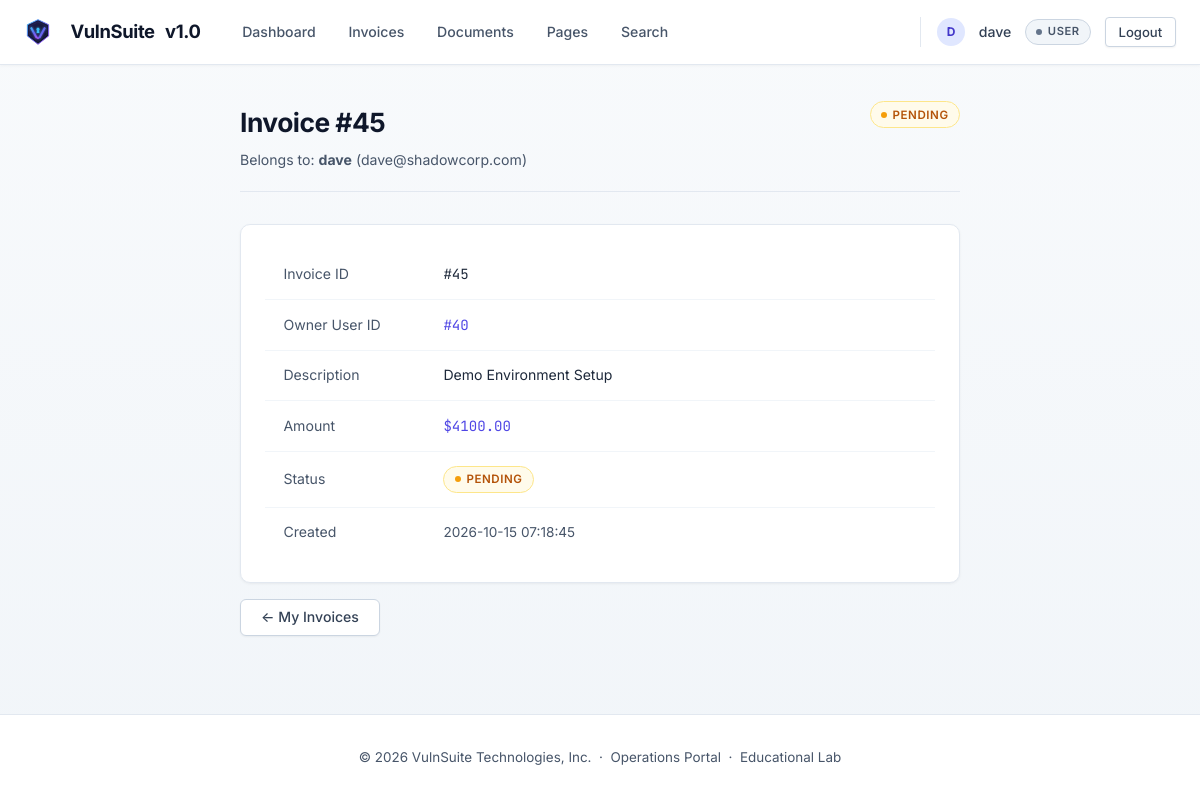
/invoice/45 (signed in), run on the app's committed database.
### tables this page shows
CREATE TABLE users (
        id          INTEGER PRIMARY KEY AUTOINCREMENT,
        username    TEXT UNIQUE NOT NULL,
        email       TEXT UNIQUE NOT NULL,
        password    TEXT NOT NULL,
        role        TEXT NOT NULL DEFAULT 'user',
        bio         TEXT DEFAULT '',
        website     TEXT DEFAULT '',
        created_at  TEXT DEFAULT (datetime('now'))
    );

CREATE TABLE invoices (
        id          INTEGER PRIMARY KEY AUTOINCREMENT,
        user_id     INTEGER NOT NULL,
        amount      REAL NOT NULL,
        description TEXT NOT NULL,
        status      TEXT DEFAULT 'pending',
        discount_redeemed INTEGER DEFAULT 0,
        created_at  TEXT DEFAULT (datetime('now')),
        FOREIGN KEY (user_id) REFERENCES users(id)
    );

### routes/invoice_routes.py (the view)
@invoice_bp.route("/invoice/<int:invoice_id>")
@login_required
def view_invoice(invoice_id):
    user    = current_user()
    db      = get_db()
    invoice = db.execute("SELECT * FROM invoices WHERE id=?", (invoice_id,)).fetchone()
    if not invoice:
        abort(404)
    if not current_app.config["VULN_IDOR"]:
        if invoice["user_id"] != user["id"] and user["role"] not in ("support-admin", "super-admin"):
            abort(403)
    else:
        if invoice["user_id"] != user["id"] and user["role"] not in ("support-admin", "super-admin"):
            import hashlib as _hl
            _expected = _hl.md5(str(invoice_id).encode()).hexdigest()[:8]
            if request.args.get("token", "") != _expected:
                abort(403)
    import hashlib as _hl
    token = _hl.md5(str(invoice_id).encode()).hexdigest()[:8]
    owner = db.execute("SELECT username, email FROM users WHERE id=?",
                       (invoice["user_id"],)).fetchone()
    return render_template("invoice/view_invoice.html",
                           invoice=invoice, owner=owner, token=token)

### auth.py (called while the page is built)
def current_user():
    return {
        "id":       session.get("user_id"),
        "username": session.get("username"),
        "role":     session.get("role"),
    } if "user_id" in session else None

def login_required(f):
    @wraps(f)
    def decorated(*args, **kwargs):
        if not current_user():
            return redirect(url_for("auth.login"))
        return f(*args, **kwargs)
    return decorated

### db.py (called while the page is built)
def get_db():
    if "db" not in g:
        db_path = current_app.config["DATABASE"]
        g.db = sqlite3.connect(db_path, detect_types=sqlite3.PARSE_DECLTYPES,
                               timeout=10)
        g.db.row_factory = sqlite3.Row
        g.db.execute("PRAGMA busy_timeout = 8000")
    return g.db

### templates/invoice/view_invoice.html (shortened to what this page needs)
{% extends "base.html" %}
{% block content %}
<div style="max-width:720px;margin:0 auto;">
  <div class="page-header">
    <div>
      <h1 class="page-title">Invoice #{{ invoice['id'] }}</h1>
      <p class="page-sub">Belongs to: <strong>{{ owner['username'] }}</strong> ({{ owner['email'] }})</p>
    </div>
    <span class="status-pill status-{{ invoice['status'] }}">{{ invoice['status'] }}</span>
  </div>
  <div class="card">
    <table>
      <tbody>
        <tr>
          <td style="width:160px;color:var(--text-muted);">Invoice ID</td>
          <td class="mono">#{{ invoice['id'] }}</td>
        </tr>
        <tr>
          <td style="color:var(--text-muted);">Owner User ID</td>
          <td class="mono">
            <a href="{{ url_for('invoice.view_user_record', user_id=invoice['user_id']) }}">
              #{{ invoice['user_id'] }}
            </a>
          </td>
        </tr>
        <tr>
          <td style="color:var(--text-muted);">Description</td>
          <td>{{ invoice['description'] }}</td>
        </tr>
        <tr>
          <td style="color:var(--text-muted);">Amount</td>
          <td class="mono" style="color:var(--accent);">${{ "%.2f"|format(invoice['amount']) }}</td>
        </tr>
        <tr>
          <td style="color:var(--text-muted);">Status</td>
          <td><span class="status-pill status-{{ invoice['status'] }}">{{ invoice['status'] }}</span></td>
        </tr>
        <tr>
          <td style="color:var(--text-muted);">Created</td>
          <td class="text-muted" style="font-size:0.85rem;">{{ invoice['created_at'] }}</td>
        </tr>
      </tbody>
    </table>
  </div>
  <div class="mt-2">
    <a href="{{ url_for('invoice.my_invoices') }}" class="btn btn-ghost">← My Invoices</a>
  </div>
</div>
{% endblock %}

### templates/base.html (shortened to what this page needs)
<!DOCTYPE html>
<html lang="en">
<head>
  <link rel="stylesheet" href="{{ url_for('static', filename='css/main.css') }}" />
</head>
<body>
  <nav class="navbar">
    <div class="nav-inner">
      <a href="{{ url_for('index') }}" class="nav-brand">
        <img src="{{ url_for('static', filename='img/logo.svg') }}" alt="VulnSuite Logo" class="brand-logo" width="28" height="28" style="vertical-align: middle; margin-right: 8px;" />
        <span class="brand-name">VulnSuite</span>
        <span class="brand-pill">v1.0</span>
      </a>
      {% if current_user %}
      <div class="nav-links">
        <a href="{{ url_for('profile.dashboard') }}"   class="nav-link">Dashboard</a>
        <a href="{{ url_for('invoice.my_invoices') }}" class="nav-link">Invoices</a>
        <a href="{{ url_for('document.view_document') }}" class="nav-link">Documents</a>
        <a href="{{ url_for('page.render_page') }}"    class="nav-link">Pages</a>
        <a href="{{ url_for('extra.search_invoices') }}" class="nav-link">Search</a>
      </div>
      <div class="nav-user">
        <span class="user-avatar" style="width:28px;height:28px;border-radius:50%;background:#e0e7ff;color:#4338ca;display:inline-flex;align-items:center;justify-content:center;font-weight:700;font-size:0.75rem;">{{ current_user.username[:1].upper() }}</span>
        <span class="nav-username">{{ current_user.username }}</span>
        <span class="role-badge role-{{ current_user.role | replace('-','_') }}">{{ current_user.role }}</span>
        <a href="{{ url_for('auth.logout') }}" class="btn btn-sm btn-ghost">Logout</a>
      </div>
      {% else %}
      <div class="nav-links">
        <a href="{{ url_for('auth.login') }}"    class="btn btn-sm btn-primary">Login</a>
        <a href="{{ url_for('auth.register') }}" class="btn btn-sm btn-ghost">Register</a>
      </div>
      {% endif %}
    </div>
  </nav>
  <main class="main-content">
    {% block content %}{% endblock %}
  </main>
  <footer class="site-footer">
    <p>© 2026 VulnSuite Technologies, Inc. &nbsp;·&nbsp; Operations Portal &nbsp;·&nbsp; <span class="footer-badge">Educational Lab</span></p>
  </footer>
</body>
</html>

### data on the page
users: username "dave", role "USER", email "dave@shadowcorp.com"
invoices: id "45", status "PENDING", user_id "40", description "Demo Environment Setup", amount "4100.00", created_at "2026-10-15 07:18:45"

### other printed values
{{ current_user.username[:1].upper() }} "D"
